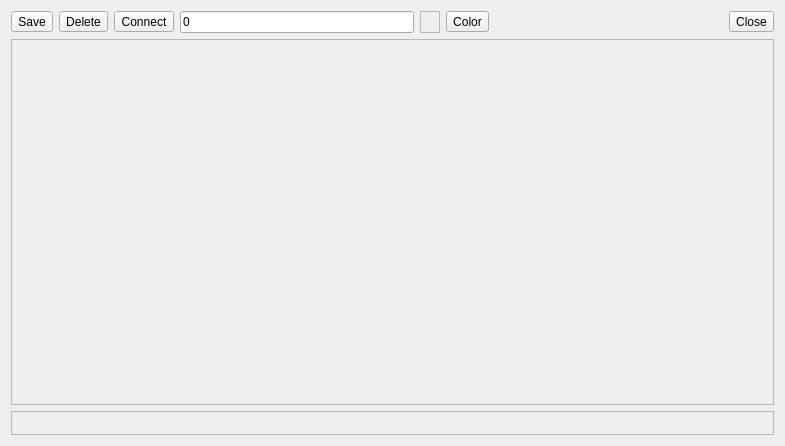
<?xml version="1.0" encoding="UTF-8"?>
<ui version="4.0">
 <class>restrictedAreaDialog</class>
 <widget class="QDialog" name="restrictedAreaDialog">
  <property name="geometry">
   <rect>
    <x>0</x>
    <y>0</y>
    <width>785</width>
    <height>446</height>
   </rect>
  </property>
  <property name="windowTitle">
   <string>Define Restricted Area</string>
  </property>
  <layout class="QVBoxLayout" name="verticalLayout_2">
   <item>
    <layout class="QVBoxLayout" name="verticalLayout">
     <item>
      <layout class="QHBoxLayout" name="horizontalLayout">
       <item>
        <widget class="QToolButton" name="saveToolButton">
         <property name="text">
          <string>Save</string>
         </property>
         <property name="toolButtonStyle">
          <enum>Qt::ToolButtonTextOnly</enum>
         </property>
        </widget>
       </item>
       <item>
        <widget class="QToolButton" name="deleteToolButton">
         <property name="text">
          <string>Delete</string>
         </property>
         <property name="toolButtonStyle">
          <enum>Qt::ToolButtonTextOnly</enum>
         </property>
        </widget>
       </item>
       <item>
        <widget class="QToolButton" name="conenctToolButton">
         <property name="text">
          <string>Connect</string>
         </property>
         <property name="toolButtonStyle">
          <enum>Qt::ToolButtonTextOnly</enum>
         </property>
        </widget>
       </item>
       <item>
        <widget class="QLineEdit" name="cameraLineEdit">
         <property name="minimumSize">
          <size>
           <width>150</width>
           <height>0</height>
          </size>
         </property>
         <property name="text">
          <string>0</string>
         </property>
        </widget>
       </item>
       <item>
        <widget class="QLabel" name="colorLabel">
         <property name="minimumSize">
          <size>
           <width>20</width>
           <height>0</height>
          </size>
         </property>
         <property name="autoFillBackground">
          <bool>true</bool>
         </property>
         <property name="frameShape">
          <enum>QFrame::StyledPanel</enum>
         </property>
         <property name="text">
          <string/>
         </property>
         <property name="textFormat">
          <enum>Qt::PlainText</enum>
         </property>
        </widget>
       </item>
       <item>
        <widget class="QToolButton" name="colorToolButton">
         <property name="text">
          <string>Color</string>
         </property>
         <property name="toolButtonStyle">
          <enum>Qt::ToolButtonTextOnly</enum>
         </property>
        </widget>
       </item>
       <item>
        <spacer name="horizontalSpacer">
         <property name="orientation">
          <enum>Qt::Horizontal</enum>
         </property>
         <property name="sizeHint" stdset="0">
          <size>
           <width>78</width>
           <height>20</height>
          </size>
         </property>
        </spacer>
       </item>
       <item>
        <widget class="QToolButton" name="closeToolButton">
         <property name="text">
          <string>Close</string>
         </property>
         <property name="toolButtonStyle">
          <enum>Qt::ToolButtonTextOnly</enum>
         </property>
        </widget>
       </item>
      </layout>
     </item>
     <item>
      <widget class="QScrollArea" name="scrollArea">
       <property name="widgetResizable">
        <bool>true</bool>
       </property>
       <widget class="QWidget" name="scrollAreaWidgetContents">
        <property name="geometry">
         <rect>
          <x>0</x>
          <y>0</y>
          <width>763</width>
          <height>363</height>
         </rect>
        </property>
        <layout class="QHBoxLayout" name="horizontalLayout_2">
         <item>
          <widget class="NetraImageWidget" name="imageWidget">
           <property name="text">
            <string/>
           </property>
          </widget>
         </item>
        </layout>
       </widget>
      </widget>
     </item>
    </layout>
   </item>
   <item>
    <widget class="QLabel" name="statusLabel">
     <property name="minimumSize">
      <size>
       <width>0</width>
       <height>24</height>
      </size>
     </property>
     <property name="frameShape">
      <enum>QFrame::StyledPanel</enum>
     </property>
     <property name="text">
      <string/>
     </property>
    </widget>
   </item>
  </layout>
 </widget>
 <customwidgets>
  <customwidget>
   <class>NetraImageWidget</class>
   <extends>QLabel</extends>
   <header>.netra_image_widget.h</header>
  </customwidget>
 </customwidgets>
 <resources/>
 <connections/>
</ui>
